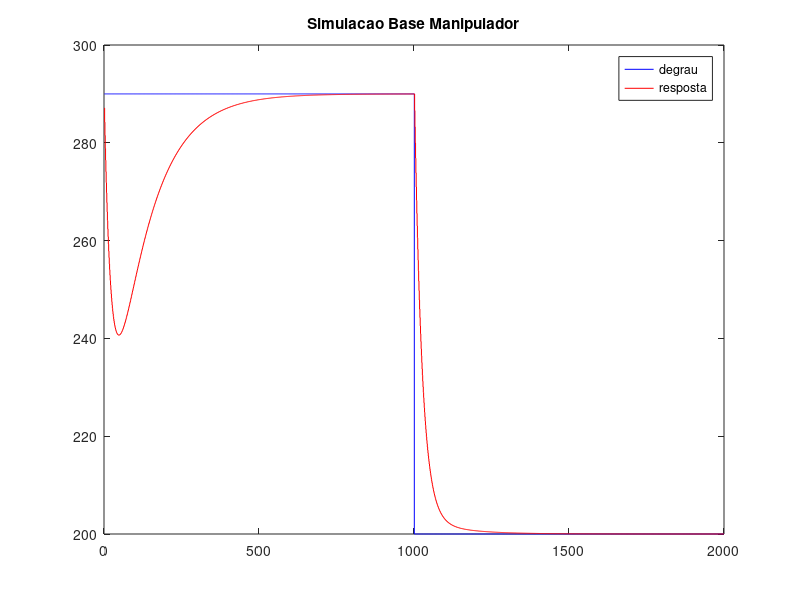
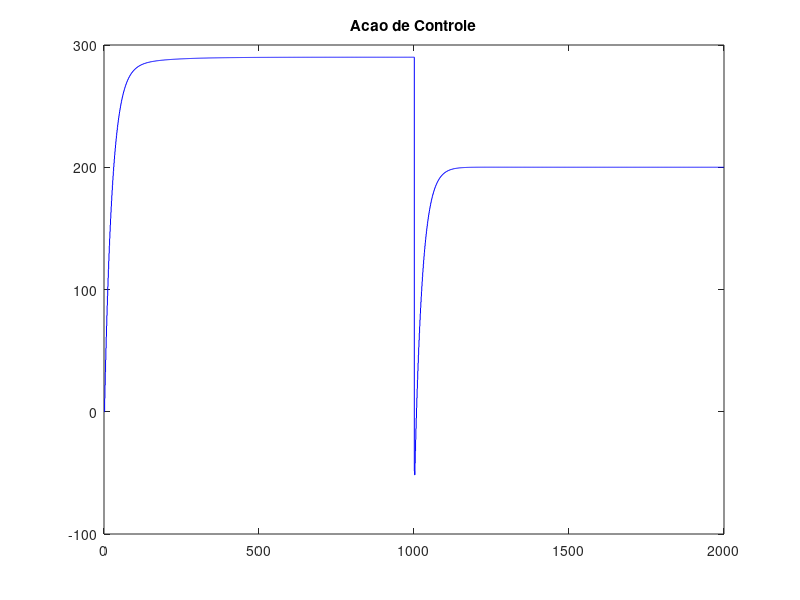
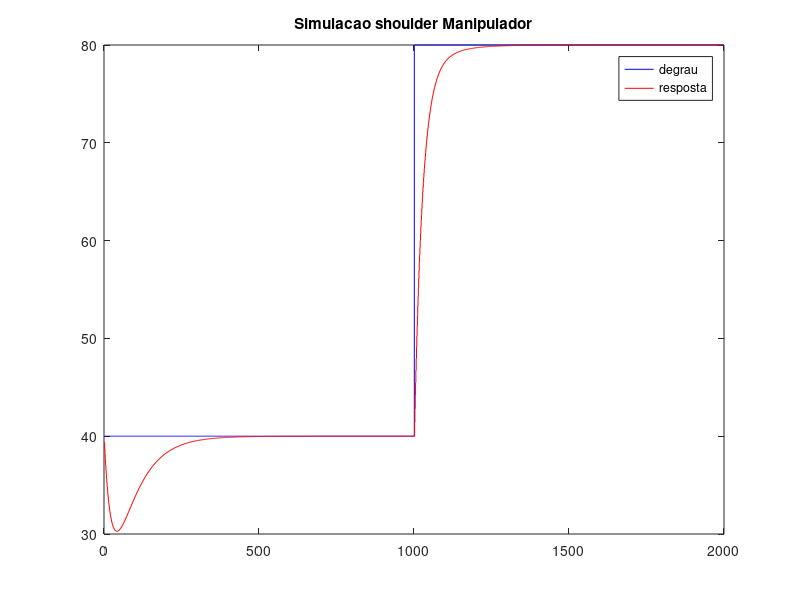
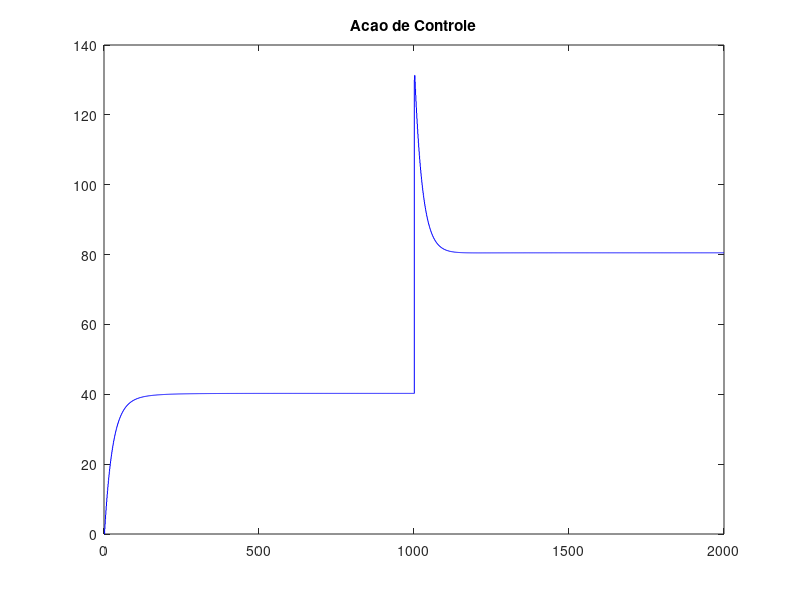

Reproduce these figures in MATLAB, in order.
clc;
close all;

% SO PRO BILLA SABER QUAIS SAO AS FUNCOES DE TRANSFERENCIA

% tf_base = tf([1.005],[1 1.006]);
% tf_base = c2d(tf_base,0.01,'zoh')
% c_base = tf([3.762 3.42],[1 0])
% c_base = c2d(c_base,0.01,'zoh')
% 
% tf_shoulder = tf([1.583],[1 1.596])
% tf_shoulder = c2d(tf_shoulder,0.01,'zoh')
% c_shoulder = tf([2.2436 3.16],[1 0])
% c_shoulder = c2d(c_shoulder,0.01,'zoh')
% 
% tf_forearm = tf([0.9556],[1 0.9407])
% tf_forearm = c2d(tf_forearm,0.01,'zoh')
% c_forearm = tf([3.74 3.4],[1 0])
% c_forearm = c2d(c_forearm,0.01,'zoh')

% BASE
r_k_base = 290;
y_k_base = 290;
y_k_base_delay = 290;
u_k_base = 0;
u_k_base_delay = 0;
e_k_base = 0;
e_k_base_delay = 0;
y_k_base_Output = zeros(1,2000);
r_k_base_Output = zeros(1,2000);
u_k_base_Output = zeros(1,2000);

x_axis = zeros(1,2000);

% SHOULDER
r_k_shoulder = 40;
y_k_shoulder = 40;
y_k_shoulder_delay = 40;
u_k_shoulder = 0;
u_k_shoulder_delay = 0;
e_k_shoulder = 0;
e_k_shoulder_delay = 0;
y_k_shoulder_Output = zeros(1,2000);
r_k_shoulder_Output = zeros(1,2000);
u_k_shoulder_Output = zeros(1,2000);

% FOREARM
r_k_forearm = 32;
y_k_forearm = 32;
y_k_forearm_delay = 32;
u_k_forearm = 0;
u_k_forearm_delay = 0;
e_k_forearm = 0;
e_k_forearm_delay = 0;
y_k_forearm_Output = zeros(1,2000);
r_k_forearm_Output = zeros(1,2000);
u_k_forearm_Output = zeros(1,2000);

for idx = 1:2000
    
    if idx <= 1000
        r_k_base = 290;
        r_k_shoulder = 40;
        r_k_forearm = 32;
    else
        r_k_base = 200;
        r_k_shoulder = 80;
        r_k_forearm = 100;
    end
    
    e_k_base = r_k_base - y_k_base;
    e_k_shoulder = r_k_shoulder - y_k_shoulder;
    e_k_forearm = r_k_forearm - y_k_forearm;
    
    u_k_base = u_k_base_delay + 3.762*e_k_base - 3.728*e_k_base_delay;
    u_k_shoulder = u_k_shoulder_delay + 2.244*e_k_shoulder - 2.212*e_k_shoulder_delay;
    u_k_forearm = u_k_forearm_delay + 3.74*e_k_forearm - 3.706*e_k_forearm_delay;
      
    y_k_base = 0.01*u_k_base_delay + 0.99*y_k_base_delay;
    y_k_shoulder = 0.0157*u_k_shoulder_delay + 0.9842*y_k_shoulder_delay;
    y_k_forearm = 0.009511*u_k_forearm_delay + 0.9906*y_k_forearm_delay;
    
    y_k_base_Output(idx) = y_k_base;
    y_k_shoulder_Output(idx) = y_k_shoulder;
    y_k_forearm_Output(idx) = y_k_forearm;
    
    r_k_base_Output(idx) = r_k_base;
    r_k_shoulder_Output(idx) = r_k_shoulder;
    r_k_forearm_Output(idx) = r_k_forearm;
    
    u_k_base_Output(idx) = u_k_base;
    u_k_shoulder_Output(idx) = u_k_shoulder;
    u_k_forearm_Output(idx) = u_k_forearm;
    
    x_axis(idx) = idx;
    
	y_k_base_delay = y_k_base;
	u_k_base_delay = u_k_base;
    e_k_base_delay = e_k_base;
    
	y_k_shoulder_delay = y_k_shoulder;
	u_k_shoulder_delay = u_k_shoulder;
    e_k_shoulder_delay = e_k_shoulder;
    
	y_k_forearm_delay = y_k_forearm;
	u_k_forearm_delay = u_k_forearm;
    e_k_forearm_delay = e_k_forearm;
end

figure(1)
stairs(x_axis(1,:),r_k_base_Output(1,:),'b');
hold on
stairs(x_axis(1,:),y_k_base_Output(1,:),'r');
legend('degrau','resposta')
title('Simulacao Base Manipulador')

figure(2)
stairs(x_axis(1,:),u_k_base_Output(1,:),'b');
title('Acao de Controle')

figure(3)
stairs(x_axis(1,:),r_k_shoulder_Output(1,:),'b');
hold on
stairs(x_axis(1,:),y_k_shoulder_Output(1,:),'r');
legend('degrau','resposta')
title('Simulacao shoulder Manipulador')

figure(4)
stairs(x_axis(1,:),u_k_shoulder_Output(1,:),'b');
title('Acao de Controle')

figure(5)
stairs(x_axis(1,:),r_k_forearm_Output(1,:),'b');
hold on
stairs(x_axis(1,:),y_k_forearm_Output(1,:),'r');
legend('degrau','resposta')
title('Simulacao forearm Manipulador')

figure(6)
stairs(x_axis(1,:),u_k_forearm_Output(1,:),'b');
title('Acao de Controle')